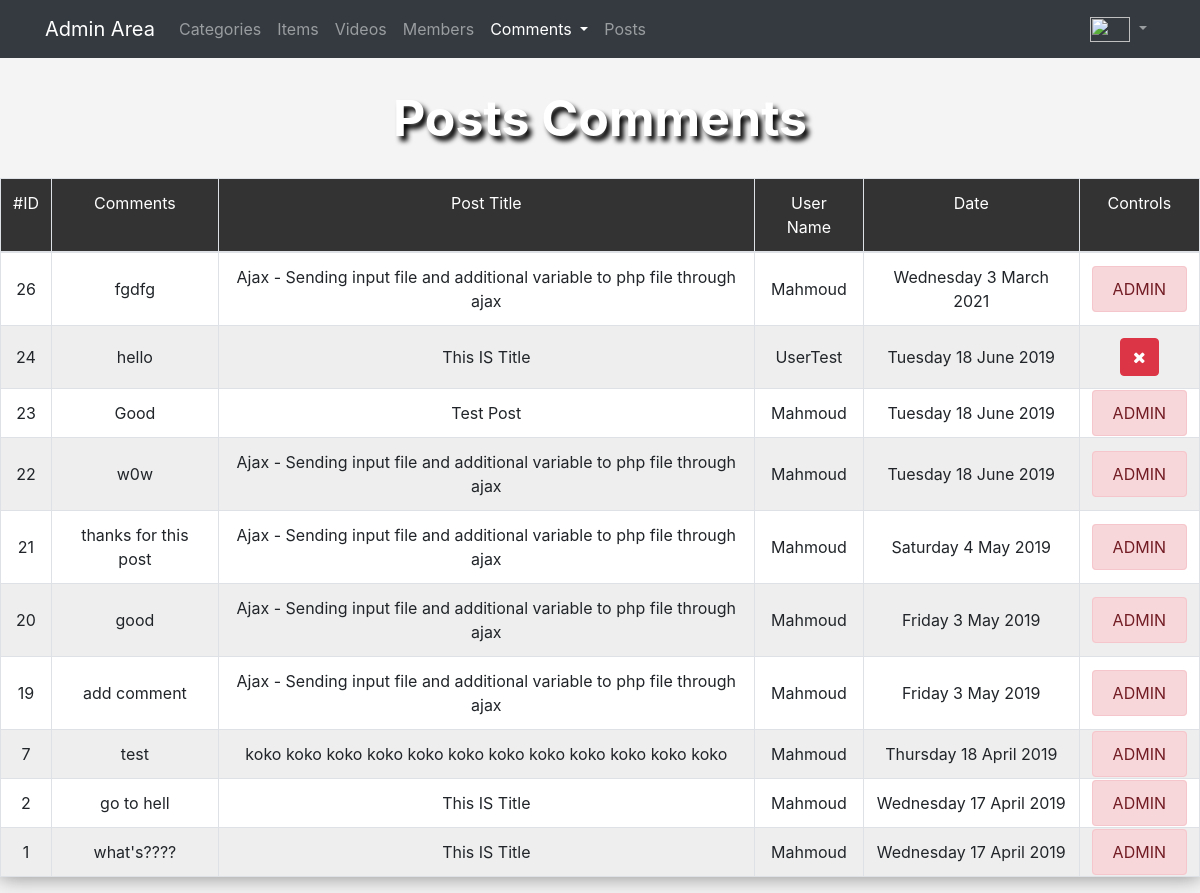
The app's page /admin/comments.php (signed in), older data.
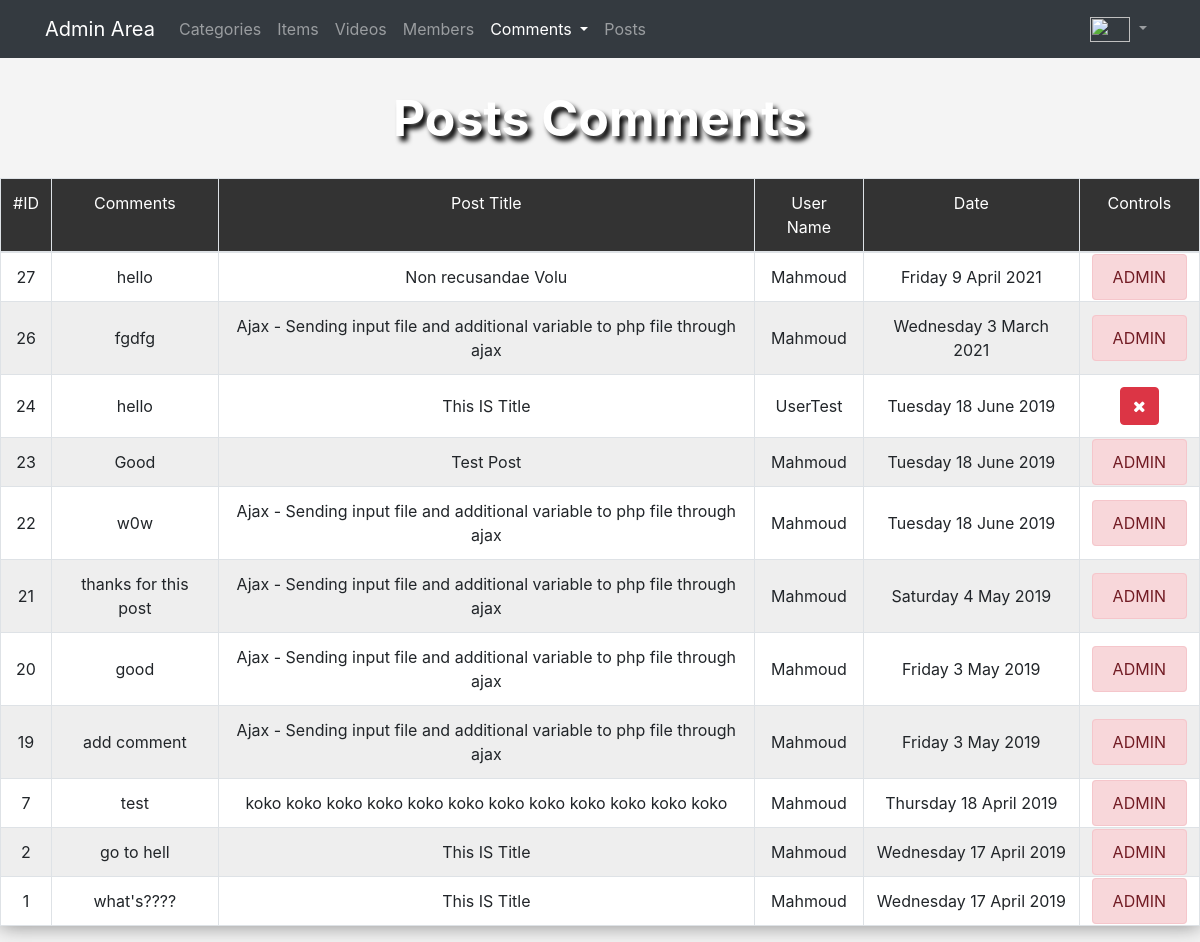
The same page, newer data.
### tables this page shows
CREATE TABLE `post_comments` (
  `Post_ComentsID` int(11) NOT NULL,
  `Post_Comment_Desc` text DEFAULT NULL,
  `Post_Comment_Date` date NOT NULL,
  `User_ID` int(11) DEFAULT NULL,
  `Post_ID` int(11) DEFAULT NULL
);

CREATE TABLE `posts` (
  `PostID` int(11) NOT NULL,
  `Post_Title` text DEFAULT NULL,
  `Post_Description` text NOT NULL,
  `Post_Tags` text NOT NULL,
  `Post_Date` date NOT NULL,
  `Post_File` text DEFAULT NULL,
  `Post_Like` int(11) NOT NULL DEFAULT 0,
  `User_ID` int(11) NOT NULL,
  `Cat_ID` int(11) NOT NULL,
  `Post_Approve` int(11) NOT NULL DEFAULT 0
);

CREATE TABLE `users` (
  `UserID` int(11) NOT NULL,
  `UserName` varchar(255) DEFAULT NULL,
  `NickName` text DEFAULT NULL,
  `Password` text DEFAULT NULL,
  `FullName` text DEFAULT NULL,
  `Email` text DEFAULT NULL,
  `Gender` varchar(255) DEFAULT 'male',
  `Country` varchar(255) NOT NULL,
  `Phone` int(255) NOT NULL,
  `Admin` int(11) DEFAULT 0,
  `Date` date DEFAULT NULL,
  `Regstatus` varchar(255) DEFAULT '0',
  `UserImage` text NOT NULL
);

### admin/comments.php (the view, shortened to what this page needs)
<?php
  if(isset($_SESSION["Username"])){
    include "init.php";
    $comment = isset($_GET["comment"]) ? $_GET["comment"] : "posts";
if($comment == "posts"){
      $stmt = $conn->prepare("SELECT post_comments.*, users.UserName, users.Admin, posts.Post_Title FROM post_comments
                              INNER JOIN users ON users.UserID = post_comments.User_ID
                              INNER JOIN posts ON posts.PostID = post_comments.Post_ID
                              ORDER BY Post_ComentsID DESC");
      $stmt->execute();
      $rows = $stmt->fetchAll();
?>
<h1 class="text-center">Posts Comments</h1>
<div class="table-responsive">
    <table class="custom-table table table-bordered text-center">
        <thead>
          <tr>
            <td>#ID</td>
            <td>Comments</td>
            <td>Post Title</td>
            <td>User Name</td>
            <td>Date</td>
            <td>Controls</td>
          </tr>
        </thead>
          <div id="show-content">
            <?php
              foreach ($rows as $row) {
                echo "<tr>";
                  echo "<td>" . $row["Post_ComentsID"] . "</td>";
                  echo "<td>" . $row["Post_Comment_Desc"] . "</td>";
                  echo "<td>" . $row["Post_Title"] . "</td>";
                  echo "<td>" . $row["UserName"] . "</td>";
                  echo "<td>" . date('l j F Y', strtotime($row["Post_Comment_Date"])) . "</td>";
                if($row['Admin'] == 1){
                  echo "<td><span class='alert alert-danger'>ADMIN</span></td>";
                }else{
                  echo "<td>";
                    echo "<button data-action='comment' data-id='".$row["Post_ComentsID"]."' data-type='posts' class='btn btn-danger del-comments'> <i class='fa fa-close'></i> </button>";
                  echo "</td>";
                }
                echo "</tr>";
              }
            ?>
          </div>
    </table>
</div>
<?php
  }
}else{
    header("Location: index.php");
    exit();
}
include $tpl."footer.php";
?>

Row changes from the older to the newer data that the page shows:
added post_comments: Post_ComentsID "27", Post_Comment_Desc "hello", Post_ID.Post_Title "Non recusandae Volu", users.UserName "Mahmoud", Post_Comment_Date "Friday 9 April 2021", shows "ADMIN"
